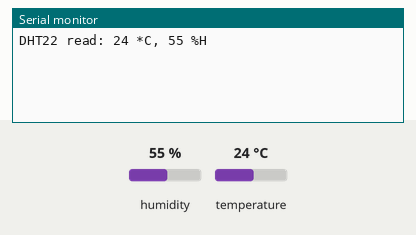
This sketch was run on a simulated Arduino Uno, built with avr-gcc and run on an emulated ATmega328P. On the bench: the last lines printed to the serial monitor. The test bench sets the inputs (shaded band); at power-on: humidity 55 %, temperature 24 °C.

Above: at 2.3 s.
2.4 s: humidity set to 22 %
At 4.2 s:
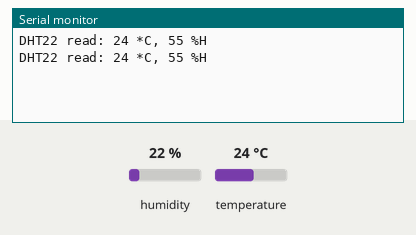
4.5 s: temperature set to 12 °C
At 5.2 s:
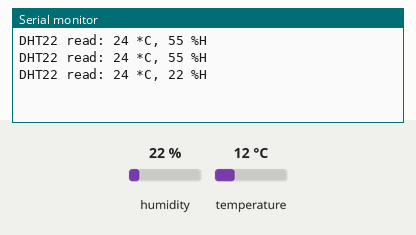
6.6 s: humidity set to 40 %
At 8.0 s:
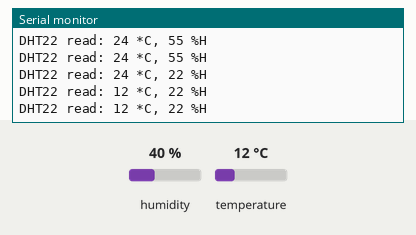
Timing chart, 0 to 9.6 s (numbered marks = the images above; inputs shaded):
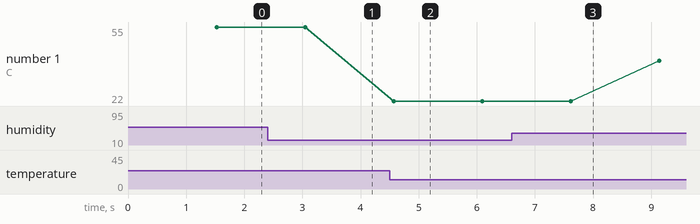

The sketch:

EX11_READ_TEMPERATURE_AND_HUMIDITY.ino
```cpp
#include <SimpleDHT.h>
int DHTPIN=15;
SimpleDHT22 dht22;
byte temperature = 0;
byte humidity = 0;
void setup() {
  // put your setup code here, to run once:
  Serial.begin(115200);
}

void loop() {
  // put your main code here, to run repeatedly:
  dht22.read(DHTPIN,&temperature,&humidity,NULL);
  delay(1500);
  Serial.print("DHT22 read: ");
  Serial.print((int)temperature);Serial.print(" *C, ");
  Serial.print((int)humidity);Serial.println(" %H");
}
```

Measured:
- plotted number 1: 22 → 40 after the input at 6.6 s
